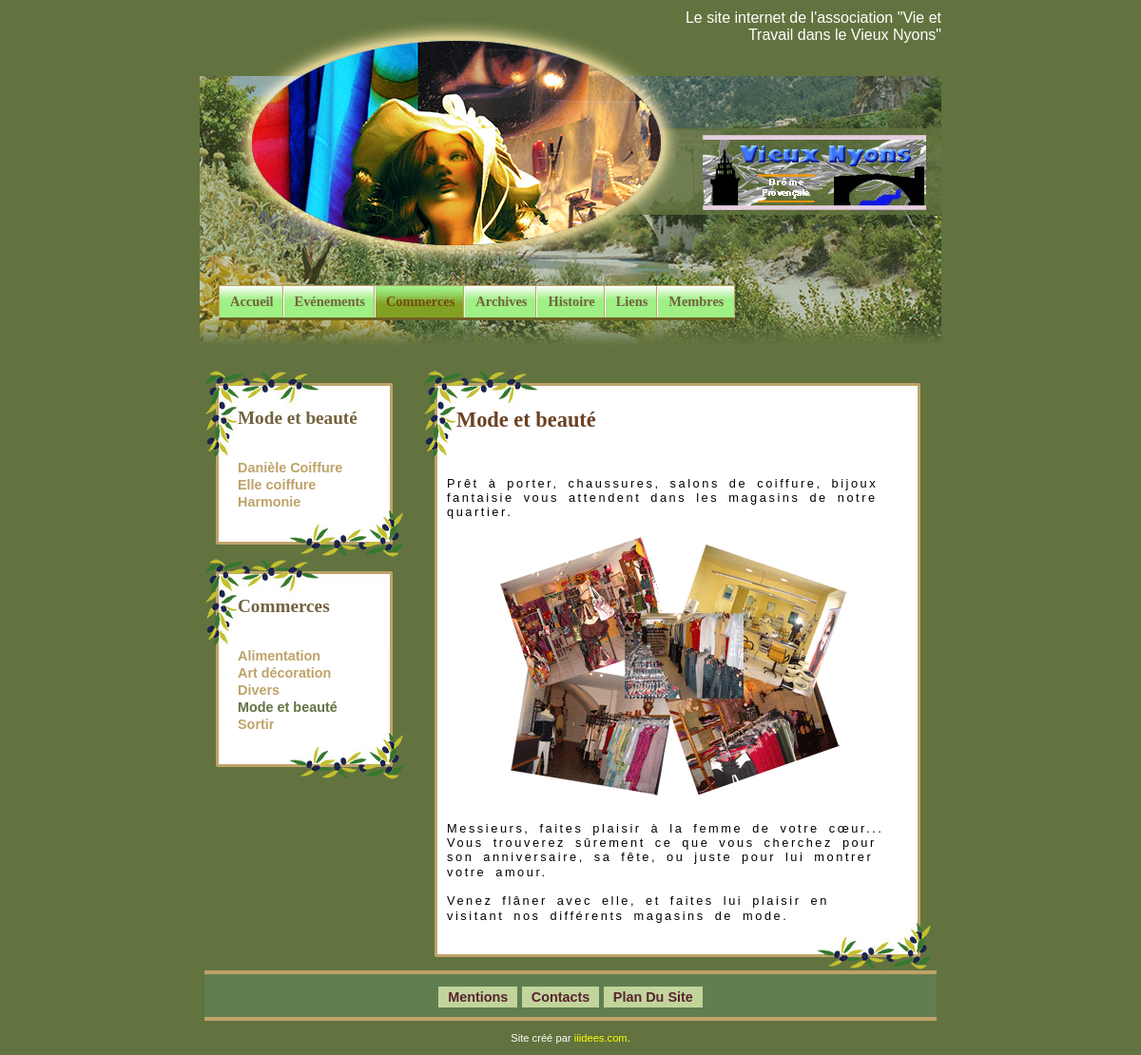
Screenshot of /fr/noscom.php?typid=4&comid=0 with the database file from the repository.
### tables this page shows
CREATE TABLE IF NOT EXISTS `vsyscommercetype` (
  `v_ComTypeID` smallint(4) unsigned NOT NULL AUTO_INCREMENT,
  `v_ComNom` varchar(20) NOT NULL,
  `v_ComActive` tinyint(4) unsigned NOT NULL DEFAULT '1',
  `v_ComNomUK` varchar(20) NOT NULL DEFAULT '',
  PRIMARY KEY (`v_ComTypeID`)
);

CREATE TABLE IF NOT EXISTS `vsyscommerces` (
  `v_EtabID` smallint(4) unsigned NOT NULL AUTO_INCREMENT,
  `v_MembreID` smallint(4) unsigned NOT NULL,
  `v_EtabNom` varchar(50) NOT NULL,
  `v_EtabNumero` smallint(4) NOT NULL,
  `v_RueID` smallint(4) unsigned NOT NULL,
  `v_EtabPhone` varchar(14) DEFAULT NULL,
  `v_EtabFax` varchar(14) DEFAULT NULL,
  `v_EtabMobile` varchar(14) DEFAULT NULL,
  `v_HoraireOnMatin` varchar(5) NOT NULL,
  `v_HoraireOffMatin` varchar(5) NOT NULL,
  `v_HoraireOnSoir` varchar(5) DEFAULT NULL,
  `v_HoraireOffSoir` varchar(5) DEFAULT NULL,
  `v_EtabFerme` varchar(7) NOT NULL,
  `v_EtabResponsable1` varchar(60) NOT NULL,
  `v_EtabResponsable2` varchar(60) DEFAULT NULL,
  `v_EtabActivite` varchar(120) NOT NULL,
  `v_EtabURL` varchar(120) DEFAULT NULL,
  `v_EtabEmail` varchar(120) DEFAULT NULL,
  `v_ComTypeID` smallint(4) unsigned NOT NULL DEFAULT '0',
  `v_EtabActive` tinyint(4) unsigned NOT NULL DEFAULT '1',
  `v_EtabFileNom` varchar(8) NOT NULL DEFAULT 'file',
  `v_EtabActiviteUK` varchar(120) NOT NULL DEFAULT '',
  PRIMARY KEY (`v_EtabID`)
);

### fr/noscom.php (the view, shortened to what this page needs)
<?php
$badQuery=FALSE;
if ((isset($_GET['typid'])) && (is_numeric($_GET['typid']))) {
	$type_id=$_GET['typid'];
} else {
	$badQuery=TRUE;
}
if ((isset($_GET['comid'])) && (is_numeric($_GET['comid']))) {
	$com_id=$_GET['comid'];
} else {
	$badQuery=TRUE;
}
if (!$badQuery) {
	$query="SELECT v_ComNom FROM vsyscommercetype WHERE v_ComTypeID=$type_id";
	$result=mysql_query($query) or trigger_error("Query: $query\n<br />MySQL Error: " . mysql_error());
	if (@mysql_num_rows($result) == 1) {
		$row=mysql_fetch_array($result,MYSQL_ASSOC);
		$entetetype=$row['v_ComNom'];
	}
	include ('includes/headerDeuxColssBuf.php');
	echo '<div id="gauche">';
	$query="SELECT v_EtabNom, v_EtabID FROM vsyscommerces WHERE v_EtabActive=1 AND v_ComTypeID=$type_id ORDER BY v_EtabNom ASC";
	$result=mysql_query($query) or trigger_error("Query: $query\n<br />MySQL Error: " . mysql_error());
	if (@mysql_num_rows($result) >= 1) {
		echo '<div class="petitHaut">' . $entetetype . '</div><div class="petitMilieu">';
		echo "\n<ul>\n";
		while ($row=mysql_fetch_array($result,MYSQL_ASSOC)) {
			echo '<li><a ';
			if ($com_id != $row['v_EtabID']) {
				echo 'href="noscom.php?typid=' . $type_id . '&comid=' . $row['v_EtabID'] . '"';
			} else {
				echo ' class="choix"';
			}
			echo ">" . $row['v_EtabNom'] . "</a></li>\n";
		}
		echo "</ul>\n</div>";
		echo '<div class="petitBas"></div>';
	}
	$query="SELECT v_ComNom, v_ComTypeID FROM vsyscommercetype WHERE v_ComActive=1 ORDER BY v_ComNom ASC";
	$result=mysql_query($query) or trigger_error("Query: $query\n<br />MySQL Error: " . mysql_error());
	if (@mysql_num_rows($result) >= 1) {
		echo '<div class="petitHaut">Commerces</div><div class="petitMilieu">';
		echo "<ul>\n";
		while ($row=mysql_fetch_array($result,MYSQL_ASSOC)) {
			echo '<li><a ';
			if ($row['v_ComTypeID'] != $type_id) {
				echo ' href="noscom.php?typid=' . $row['v_ComTypeID'] . '&comid=0"';
			} else {
				echo ' class="choix"';
			}
			echo ">" . $row['v_ComNom'] . "</a></li>\n";
		}
		echo "</ul>\n</div>";
		echo '<div class="petitBas"></div>';
	}
	echo '</div>
    <div id="droite">';
	if ($com_id == 0) {
		switch ($type_id) {
			case 4:
				include ('pre_mode.php');
				break;
		}
	}
	echo '</div>';
	include ('./includes/footerUnCol.php');
}
?>

### css1/cssPrincipal.css (style rules this page uses)
body { margin:0; padding:0; background-color:#62733f; font-family:Verdana, Arial, Helvetica, sans-serif; }

### css1/colDeux.css (style rules this page uses)
#gauche { position:absolute; left:0; width:220px; background:url(../images/css1/SmallBackBoxV2.jpg) repeat-y; }
#droite { margin-left:225px; width:545px; }
div.petitHaut { width: 220px; height: 94px; background:url(../images/css1/SmallTopBoxV2.jpg) no-repeat; font-family: Georgia, "Times New Roman", Times, serif; font-weight: 700; font-size:1.2em; color:#73623F; padding-left:40px; padding-top:40px; margin-bottom:-40px; }
div.petitMilieu { width:220px; padding-left:40px; }
div.petitBas { width:220px; height:50px; background:url(../images/css1/SmallBottomBoxV2.jpg) no-repeat; }
#gauche ul { list-style-type: none; margin: 0; padding: 0; }
#gauche a:link, #gauche a:visited, #gauche a:active { font-size:0.9em; color:#BFA369; text-decoration:none; font-family: Arial, Helvetica, sans-serif; font-weight: 900; }
#gauche a:hover, #gauche a.choix { color:#62733f; font-size:0.9em; text-decoration:none; font-family: Arial, Helvetica, sans-serif; font-weight: 900; }

### rows the page displays
vsyscommercetype: v_ComNom "Mode et beauté"
vsyscommerces: v_EtabNom "Danièle Coiffure"
vsyscommerces: v_EtabNom "Elle coiffure"
vsyscommerces: v_EtabNom "Harmonie"
vsyscommercetype: v_ComNom "Alimentation"
vsyscommercetype: v_ComNom "Art décoration"
vsyscommercetype: v_ComNom "Divers"
vsyscommercetype: v_ComNom "Sortir"
